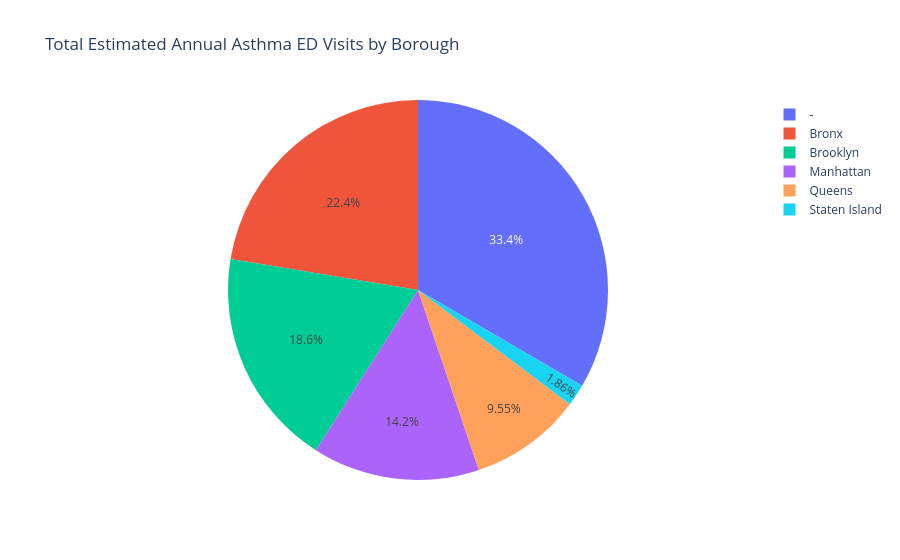

Write notebook code for a chart like this one.
### Code cell
import plotly.express as px

# 1. Reset the index so 'Borough' becomes a normal column
df_plot = borough_totals.reset_index()

# 2. Add the two age columns together to use as the chart values
fig = px.pie(
    df_plot,
    values=df_plot['Estimated annual number (under age 18)'] + df_plot['Estimated annual number (age 18+)'],
    names='Borough',
    title='Total Estimated Annual Asthma ED Visits by Borough'
)

# 3. Show the chart
fig.show()

### Figure 1 — Plotly figure (JSON) as saved in the notebook; plotly's stock layout.template omitted (floating-point values rounded to 4 significant figures)
{"data": [{"domain": {"x": [0, 1], "y": [0, 1]}, "hovertemplate": "Borough=%{label}<br>value=%{value}<extra></extra>", "labels": ["-", "Bronx", "Brooklyn", "Manhattan", "Queens", "Staten Island"], "legendgroup": "", "name": "", "showlegend": true, "type": "pie", "values": [6004, 4025, 3338, 2557, 1716, 334]}], "layout": {"legend": {"tracegroupgap": 0}, "title": {"text": "Total Estimated Annual Asthma ED Visits by Borough"}}}
